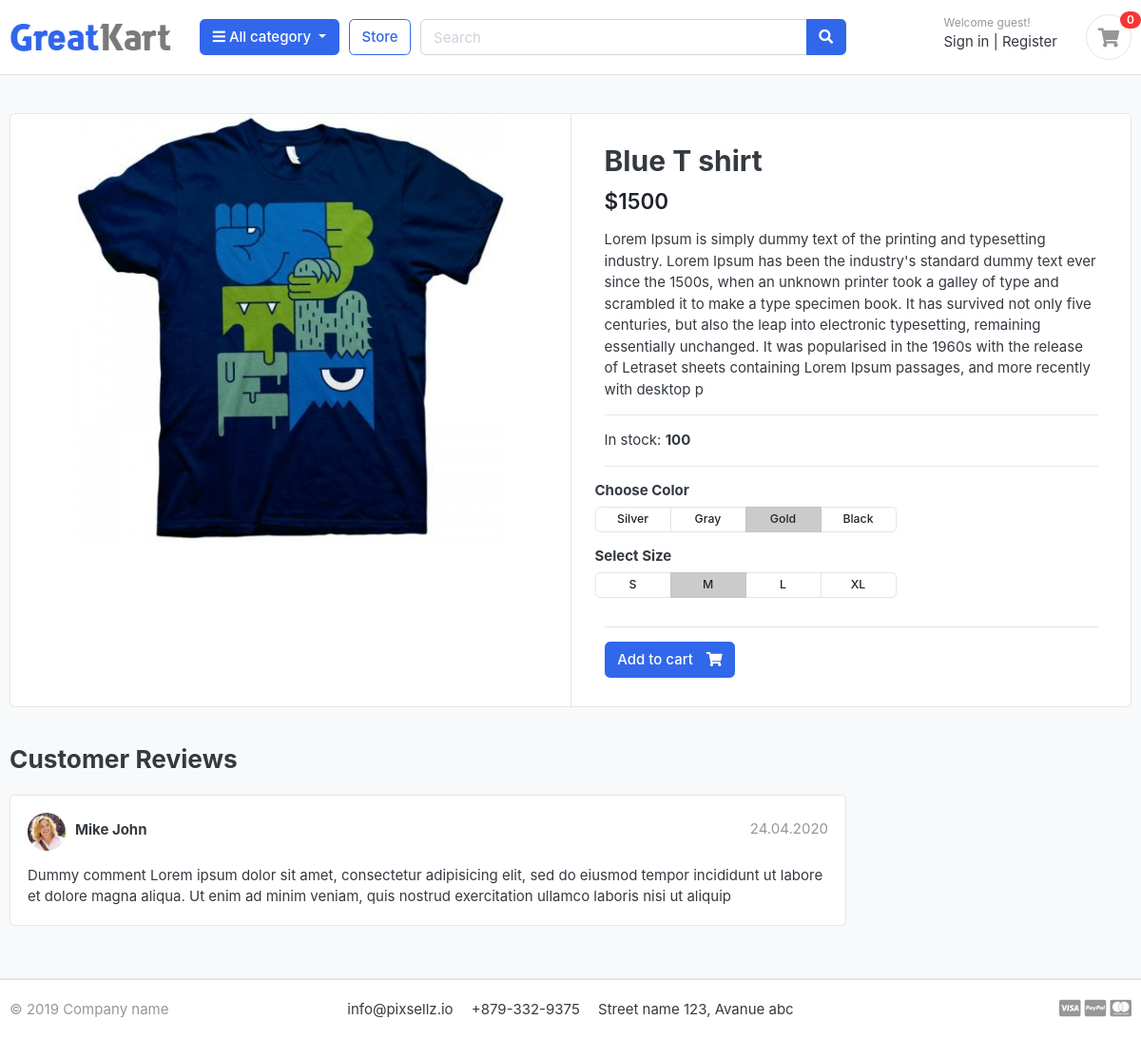
/store/t-shirts/blue-t-shirt/, run on the app's committed database.
### store/models.py (models this page shows)
class Product(models.Model):
    product_name = models.CharField(max_length=100, unique=True)
    slug = models.SlugField(max_length=100, unique=True)
    description = models.TextField(max_length=500, blank=True)
    price = models.IntegerField()
    image = models.ImageField(upload_to='photos/products')
    stock = models.IntegerField()
    is_available = models.BooleanField(default=True)
    category = models.ForeignKey(Category, on_delete=models.CASCADE)
    created_at = models.DateTimeField(auto_now_add=True)
    modified_at = models.DateTimeField(auto_now=True)
    def __str__(self):
        return self.product_name

### store/views.py (the view)
# urls.py: path('<slug:category_slug>/<slug:product_slug>/', product_details, name='product_details'),
def product_details(request, category_slug, product_slug):
    product = Product.objects.get(slug=product_slug, category__slug=category_slug)
    print(product)
    context = {'product': product}
    return render(request, 'store/product_details.html', context)

### store/templates/store/product_details.html
{% extends 'base.html' %} {% block body %}
<section class="section-content padding-y bg">
  <div class="container">
    <div class="card">
      <div class="row no-gutters">
        <aside class="col-md-6">
          <article class="gallery-wrap">
            <div class="img-big-wrap">
              <a href="#"><img src="{{ product.image.url }}" /></a>
            </div>
          </article>
        </aside>
        <main class="col-md-6 border-left">
          <article class="content-body">
            <h2 class="title">{{ product.product_name }}</h2>
            <div class="mb-3">
              <var class="price h4">${{ product.price }}</var>
            </div>
            <p>{{ product.description }}</p>
            <hr />
            In stock: <b>{{ product.stock }}</b>
            <hr />
            <div class="row">
              <div class="item-option-select">
                <h6>Choose Color</h6>
                <div
                  class="btn-group btn-group-sm btn-group-toggle"
                  data-toggle="buttons"
                >
                  <label class="btn btn-light">
                    <input type="radio" name="radio_color" /> Silver
                  </label>
                  <label class="btn btn-light">
                    <input type="radio" name="radio_color" /> Gray
                  </label>
                  <label class="btn btn-light active">
                    <input type="radio" name="radio_color checked" /> Gold
                  </label>
                  <label class="btn btn-light">
                    <input type="radio" name="radio_color" /> Black
                  </label>
                </div>
              </div>
            </div>
            <div class="row">
              <div class="item-option-select">
                <h6>Select Size</h6>
                <div
                  class="btn-group btn-group-sm btn-group-toggle"
                  data-toggle="buttons"
                >
                  <label class="btn btn-light">
                    <input type="radio" name="radio_color" /> S
                  </label>
                  <label class="btn btn-light active">
                    <input type="radio" name="radio_color" checked /> M
                  </label>
                  <label class="btn btn-light">
                    <input type="radio" name="radio_color" /> L
                  </label>
                  <label class="btn btn-light">
                    <input type="radio" name="radio_color" /> XL
                  </label>
                </div>
              </div>
            </div>
            <hr />
            <a href="{% url 'add_to_cart' product.id %}" class="btn btn-primary">
              <span class="text">Add to cart</span>
              <i class="fas fa-shopping-cart"></i>
            </a>
          </article>
        </main>
      </div>
    </div>
    <br />
    <div class="row">
      <div class="col-md-9">
        <header class="section-heading">
          <h3>Customer Reviews</h3>
        </header>
        <article class="box mb-3">
          <div class="icontext w-100">
            <img
              src="./images/avatars/avatar1.jpg"
              class="img-xs icon rounded-circle"
            />
            <div class="text">
              <span class="date text-muted float-md-right">24.04.2020 </span>
              <h6 class="mb-1">Mike John</h6>
            </div>
          </div>
          <div class="mt-3">
            <p>
              Dummy comment Lorem ipsum dolor sit amet, consectetur adipisicing
              elit, sed do eiusmod tempor incididunt ut labore et dolore magna
              aliqua. Ut enim ad minim veniam, quis nostrud exercitation ullamco
              laboris nisi ut aliquip
            </p>
          </div>
        </article>
      </div>
    </div>
  </div>
</section>
{% endblock body %}

### static/css/ui.css (style rules this page uses)
html { font-family: "Inter", sans-serif; font-size: 15px; }
.content-body { flex: 1 1 auto; padding: 2rem 2.3rem; }
.img-xs, .img-sm, .img-md, .img-lg { -o-object-fit: cover; object-fit: cover; flex-shrink: 0; flex-grow: 0; }
.img-xs { width: 40px; height: 40px; }
.padding-y { padding-top: 40px; padding-bottom: 40px; }
var { font-style: normal; }
article:after, .form-group:after { display: block; clear: both; content: ""; }
.bg { background-color: #f8f9fa; }
.section-heading { margin-bottom: 20px; margin-top: 15px; }
p:last-child { margin-bottom: 0; }
.btn-light { background-color: #fff; border-color: #e4e4e4; }
.btn .text + i { margin-left: 10px; }
.icontext { display: inline-flex; align-items: center; vertical-align: middle; }
.icontext .text { width: 100%; line-height: 1.2; }
.icontext .icon { position: relative; margin-right: 10px; flex-shrink: 0; flex-grow: 0; }
.price { font-weight: 600; color: #212529; }
.box { padding: 18px; background: #fff; border-radius: 0.37rem; border: 1px solid #e4e4e4; }
.box img { max-width: 100%; }
.gallery-wrap .img-big-wrap { margin-bottom: 10px; border-radius: 0.37rem; overflow: hidden; background-color: #fff; }
.gallery-wrap .img-big-wrap a { text-align: center; display: block; }
.gallery-wrap .img-big-wrap img { height: 450px; width: auto; display: inline-block; }
.item-option-select { margin-bottom: 1rem; display: inline-block; margin-right: 15px; }
.item-option-select .btn { min-width: 80px; }

### data on the page
Product: image (picture), product_name "Blue T shirt", price "1500", description "Lorem Ipsum is simply dummy text of the printing and typesetting industry. Lorem Ipsum has been the industry's standard dummy text ever since the 1500s, when an unknown printer took a galley of type and scrambled it to make a type specimen book. It has survived not only five centuries, but also the leap into electronic typesetting, remaining essentially unchanged. It was popularised in the 1960s with the release of Letraset sheets containing Lorem Ipsum passages, and more recently with desktop p", stock "100"
